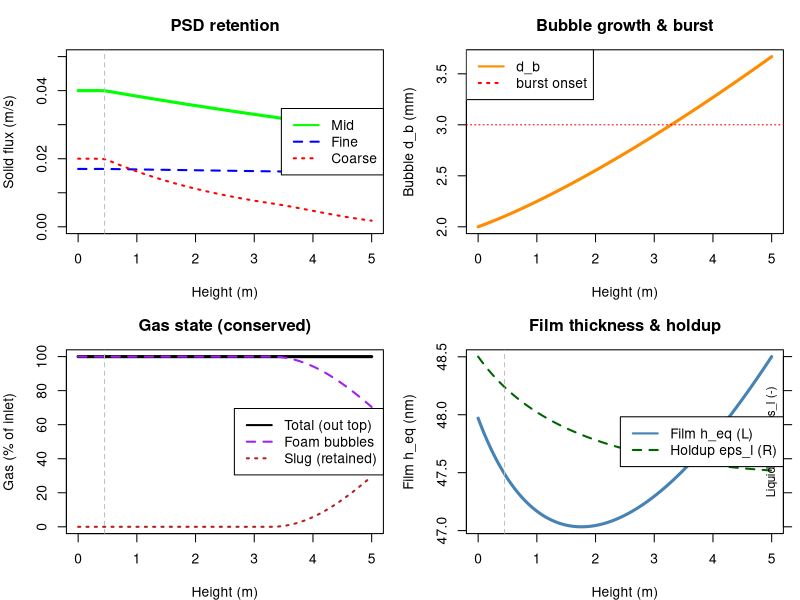

Write R code to recreate this figure.
library(deSolve)

# =====================================================================
# SCRIPT 1: PREFORMED-FOAM WASH COLUMN
#   decant pool (hindered settling) + plug foam + bubble population + gas state
#   + surfactant-driven film elasticity/drainage + T/P thermodynamic state
# =====================================================================
# Preformed, particle-loaded foam (no sparger) enters the base. Two zones split
# at the fixed decant depth H_pool. Properties (mu, rho_foam, d_p, d_b_in,
# d_sep) are passed down from the upstream unit.
#
# NEW in this version:
#  (1) HINDERED SETTLING (Richardson-Zaki) + KRIEGER-DOUGHERTY crowding: the
#      pool Stokes velocity is slowed by holdup, U = U_stokes * (1 - phi)^n_RZ,
#      AND by the local suspension viscosity. As liquid drains, solids
#      concentrate in the Plateau borders (local fraction eps_s/(eps_s+eps_l)),
#      so the effective viscosity mu_eff = mu(T) * (1 - phi_s/phi_smax)^(-2.5 phi_smax)
#      rises and further hinders settling. High local border viscosity is a real
#      retention mechanism, not just holdup.
#  (2) BUBBLE POPULATION: mean bubble size d_b(z) evolves by COALESCENCE
#      (grows, faster in dry/unstable foam) minus BREAKAGE (shear, restores
#      toward the inlet size). Coalescence is now damped by the SURFACTANT-set
#      film elasticity (see steps 1-3 below), not a hand-tuned constant.
#  (3) GAS STATE (no gas generated -- no sparger, no vent). Coalescence and
#      bubble bursting DO happen in the column, but the gas is NOT released
#      here: it stays in the column and is only let out in the DOWNSTREAM
#      open-atmosphere solids-concentration stage ("next up"). So the total
#      gas is CONSERVED and carried out the top -- what changes with height is
#      its STATE, not its amount. Bursting/coalescence convert dispersed foam
#      gas (J_g_foam) into large retained SLUG gas (J_g_slug); the slug gas
#      cannot escape until the next unit. Bursting still coarsens bubbles and
#      still dumps coarse particles (collapse loss tied to the burst rate).
#      Total gas out the top J_g_foam + J_g_slug == gas in the bottom.
#
# SURFACTANT / FILM CHAIN (de-lumps the old scalar film_stability):
#  step 1  Langmuir adsorption of c_surf -> surface excess Gamma; Szyszkowski
#          surface tension sigma(Gamma,T); Gibbs-Marangoni elasticity E_gibbs,
#          rolled off above the CMC by micelle buffering.
#  step 2  film_stability := E_gibbs / E_stab_ref  (normalized ~1 at baseline),
#          so surfactant type/dose -> elasticity -> coalescence & regime.
#  step 3  DRAINAGE is driven by the physical timescale tau_drain(mu(T),
#          surface mobility) toward an equilibrium holdup set by film stability,
#          replacing the hand-set tau_drain / eps_l_dry (now baseline anchors
#          scaled by dimensionless factors that are 1.0 at the baseline state).
#  T/P thermodynamic state: mu_cont(T) (Andrade), sigma(T), rho_gas(P,T) ideal
#          gas. Pressure sets gas density (and, upstream, d_b_in).
#
# States up z: Js_fine, Js_mid, Js_crs [m/s]; C_imp [%]; eps_l [-];
#              d_b [m]; J_g_foam, J_g_slug [m/s]; t_res [s].
# PLACEHOLDER kinetics calibrated to: residence ~1.5-2 h, top solids 3-7%.
# =====================================================================

GRAV <- 9.81

params <- c(
  H_total = 5.0, H_pool = 0.45, U_up = 8.0e-4,

  # --- UPSTREAM-PASSED PROPERTIES ---
  mu_cont = 2.0e-3, rho_liquid = 1050, rho_foam = 575, rho_p = 2500, rho_gas = 1.8,
  d_fine = 1.5e-5, d_mid = 8.0e-5, d_crs = 3.0e-4,
  d_b_in = 2.0e-3, d_sep = 4.5e-5, n_RZ = 4.65, phi_smax = 0.64,

  # --- FEED ---
  eps_l_in = 0.50, eps_s_in = 0.020, eps_g_in = 0.48,
  Js_fine_in = 0.017, Js_mid_in = 0.040, Js_crs_in = 0.020, C_imp_in = 100,

  # --- THERMODYNAMIC STATE (T/P) ---
  T_col = 298.15,         # column temperature [K]
  P_col = 1.5e5,          # column absolute pressure [Pa] (~1.5 bar; open-atmosphere is downstream)
  R_gas = 8.314,          # gas constant [J/mol/K]
  MW_gas = 0.029,         # gas molar mass [kg/mol]
  mu_ref = 2.0e-3,        # continuous-phase viscosity at T_ref [Pa s]
  T_ref = 298.15,         # reference temperature [K]
  E_visc = 1800,          # Andrade viscosity activation temp (B in exp(B/T)) [K]
  sigma_ref = 0.045,      # clean-solvent surface tension at T_ref [N/m]
  dsigma_dT = -1.5e-4,    # surface tension temperature coefficient [N/m/K]

  # --- SURFACTANT (step 1) ---
  c_surf = 5.0,           # bulk surfactant concentration [mol/m^3]
  Gamma_inf = 4.0e-6,     # Langmuir plateau surface excess [mol/m^2]
  K_ads = 2.0,            # Langmuir adsorption constant [m^3/mol]
  cmc = 6.0,              # critical micelle concentration [mol/m^3]
  K_mic = 1.0,            # micelle-buffering coeff above CMC [-]
  mu_surf = 1.0e-6,       # surface (dilational) viscosity [N s/m]
  mu_surf_ref = 1.0e-6,   # reference surface viscosity (mobility=1 at baseline) [N s/m]

  # --- FILM ELASTICITY -> STABILITY (step 2) ---
  E_stab_ref = 0.099,     # Gibbs elasticity that maps to film_stability = 1 [N/m]

  # --- FILM DRAINAGE (physical; step 3) ---
  eps_l_dry = 0.15,       # baseline equilibrium holdup anchor [-]
  tau_drain = 2000,       # baseline drainage timescale anchor [s]
  hold_exp = 0.6,         # sensitivity of equilibrium holdup to film stability [-]
  eps_g_pack = 0.74, blend_wz = 0.03,

  # --- FILM THICKNESS / PLATEAU-BORDER GEOMETRY (wired into drainage/holdup) ---
  A_ham = 1.0e-20,        # Hamaker constant [J]
  lambda_D = 1.0e-8,      # Debye length [m]
  Pi_charge = 1.0e4,      # electrostatic disjoining-pressure scale (x coverage) [Pa]
  c_pb = 0.20,            # Plateau-border radius coeff: r_pb = c_pb*d_b*sqrt(eps_l) [-]
  p_perm = 2.0,           # border-drainage permeability exponent (drainage ~ r_pb^2) [-]
  r_pb_ref = 2.69e-4,     # reference border radius (tau normalizer; baseline foam-zone mean) [m]
  h_eq_ref = 4.195e-8,    # reference equilibrium film thickness (holdup normalizer; baseline) [m]
  q_film = 0.5,           # equilibrium-holdup sensitivity to film thickness [-]

  # --- BUBBLE POPULATION (coalescence - breakage) ---
  K_coal = 1.3e-4,        # coalescence coeff [1/s] (grows d_b)
  K_break = 1.2e-4,       # breakage coeff [1/s] (restores toward d_b_in)
  # --- GAS STATE CHANGE (bursting of over-coarsened bubbles: foam gas -> slug) ---
  d_b_burst = 3.0e-3,     # bubble size above which bursting accelerates [m]
  K_burst = 1.0e-3,       # burst-rate coeff [1/s] (foam->slug conversion, not a vent)

  # --- WASH ---
  wash_ratio = 0.5, k_drainage = 1.8e-3, channel_cv = 0.35, d_b_ref = 2.0e-3,

  # --- PARTICLE LOSS ---
  k_det_fine = 1.2e-5, k_det_mid = 6.0e-5, k_det_crs = 3.0e-4,   # detachment [1/s]
  k_burstloss_fine = 0.05, k_burstloss_mid = 0.30, k_burstloss_crs = 2.0, # burst dumps [-]

  # --- REGIME (film_stability is DERIVED from surfactant; see derive_state_props) ---
  film_stability = 1.0, load_sens = 1.0, plug_crit = 1.0
)

stokes  <- function(dRho, d, mu) dRho * GRAV * d^2 / (18 * mu)
rho_agg <- function(dp, db, rp, rg) (rp*dp^3 + rg*db^3) / (dp^3 + db^3)

# --- THERMODYNAMIC + SURFACTANT DERIVATION (steps 1-3, T/P) ----------------
# Turns raw inputs (T, P, surfactant, surface viscosity) into the effective
# closures the ODE uses. All dimensionless factors are 1.0 at the baseline
# state, so the baseline reproduces the previously calibrated column exactly.
derive_state_props <- function(p) {
  Tk <- p[["T_col"]]

  # T/P thermodynamic state
  mu_T      <- p[["mu_ref"]] * exp(p[["E_visc"]] * (1/Tk - 1/p[["T_ref"]]))   # Andrade
  rho_gas_T <- p[["P_col"]] * p[["MW_gas"]] / (p[["R_gas"]] * Tk)             # ideal gas
  sigma0_T  <- p[["sigma_ref"]] + p[["dsigma_dT"]] * (Tk - p[["T_ref"]])      # clean-solvent sigma(T)

  # step 1: Langmuir adsorption (monomer activity capped at the CMC)
  c_eff  <- min(p[["c_surf"]], p[["cmc"]])
  theta  <- p[["K_ads"]] * c_eff / (1 + p[["K_ads"]] * c_eff)
  theta  <- min(theta, 0.995)                              # keep sigma/E finite
  Gamma  <- p[["Gamma_inf"]] * theta
  sigma  <- sigma0_T + p[["R_gas"]] * Tk * p[["Gamma_inf"]] * log(1 - theta)  # Szyszkowski
  # Gibbs-Marangoni elasticity with micelle buffering above the CMC
  micelle_buffer <- 1 / (1 + p[["K_mic"]] * max(0, p[["c_surf"]] - p[["cmc"]]) / p[["cmc"]])
  E_gibbs <- p[["R_gas"]] * Tk * p[["Gamma_inf"]] * theta / (1 - theta) * micelle_buffer

  # step 2: elasticity -> film_stability (normalized ~1 at baseline)
  film_stab <- E_gibbs / p[["E_stab_ref"]]

  # step 3: drainage. Surface mobility (rigid/high surface viscosity -> slower).
  mobility      <- 0.5 * (1 + p[["mu_surf"]] / p[["mu_surf_ref"]])
  tau_drain_eff <- p[["tau_drain"]] * (mu_T / p[["mu_ref"]]) * mobility        # thicker/rigid -> slower

  # FILM THICKNESS -> EQUILIBRIUM HOLDUP: the foam stops draining where the
  # disjoining pressure the films can support balances the Plateau-border
  # capillary suction. Evaluate that balance at reference border geometry to
  # get the equilibrium film thickness h_eq_dry, and let a thicker equilibrium
  # film (stronger disjoining / lower sigma) hold a wetter foam. Normalized to
  # 1.0 at the baseline state, so the baseline equilibrium holdup is unchanged.
  r_pb_dry  <- p[["c_pb"]] * p[["d_b_in"]] * sqrt(p[["eps_l_dry"]])            # ref border radius
  P_c_dry   <- sigma / r_pb_dry                                               # capillary suction [Pa]
  Pi_e      <- p[["Pi_charge"]] * theta                                       # electrostatic scale [Pa]
  h_eq_dry  <- p[["lambda_D"]] * log(max(Pi_e / P_c_dry, 1 + 1e-9))           # eq film thickness [m]
  film_wet  <- h_eq_dry / p[["h_eq_ref"]]                                     # ~1 at baseline
  eps_l_dry_eff <- min(p[["eps_l_in"]],
                       p[["eps_l_dry"]] * film_stab^p[["hold_exp"]] * film_wet^p[["q_film"]])

  # overrides consumed by the ODE
  p[["mu_cont"]]        <- mu_T
  p[["rho_gas"]]        <- rho_gas_T
  p[["film_stability"]] <- film_stab
  p[["tau_drain"]]      <- tau_drain_eff
  p[["eps_l_dry"]]      <- eps_l_dry_eff

  # derived reporting quantities
  c(p, sigma_film = sigma, E_gibbs = E_gibbs, Gamma_surf = Gamma, theta_cov = theta,
       mu_cont_T = mu_T, mobility = mobility, h_eq_dry = h_eq_dry, film_wet = film_wet)
}

column_model_psd <- function(z, state, parameters) {
  with(as.list(c(state, parameters)), {

    load_rel <- (Js_fine + Js_mid + Js_crs) / (Js_fine_in + Js_mid_in + Js_crs_in)
    eps_s    <- eps_s_in * load_rel
    eps_g    <- 1 - eps_l - eps_s
    U <- U_up
    dt_res <- 1 / U
    foam_frac <- 1 / (1 + exp(-(z - H_pool) / blend_wz))

    # (1) KRIEGER-DOUGHERTY local viscosity: solids concentrated in the drained
    # border liquid raise the effective viscosity that resists settling.
    phi_cond <- eps_s / (eps_s + eps_l)                              # solids fraction in border liquid
    mu_eff   <- mu_cont * (1 - min(phi_cond, 0.999*phi_smax)/phi_smax)^(-2.5*phi_smax)

    # (2) BUBBLE POPULATION: coalescence (dry/unstable -> faster) - breakage
    coal_rate <- K_coal * (eps_g / eps_g_pack) / film_stability     # [1/s]
    dd_b <- (coal_rate * d_b - K_break * (d_b - d_b_in)) / U

    # (3) GAS STATE: bursting when bubbles coarsen past d_b_burst. Gas is NOT
    # vented -- it converts from dispersed foam gas to retained SLUG gas that
    # only escapes in the next (downstream) unit. Total gas is conserved, so
    # the foam-gas loss equals the slug-gas gain.
    burst_rate <- K_burst * max(0, d_b - d_b_burst) / d_b_in         # [1/s]
    burst_flux <- burst_rate * J_g_foam / U
    dJ_g_foam <- -burst_flux                                         # dispersed foam gas
    dJ_g_slug <-  burst_flux                                         # retained slug gas (out the top)

    # FILM THICKNESS / PLATEAU-BORDER GEOMETRY (local, wired into drainage)
    r_pb  <- c_pb * d_b * sqrt(max(eps_l, 1e-4))                     # border radius [m]
    P_cap <- sigma_film / r_pb                                       # capillary suction [Pa]
    h_eq  <- lambda_D * log(max(Pi_charge*theta_cov / P_cap, 1 + 1e-9))  # eq film thickness [m]
    # DRAINAGE: liquid drains through the Plateau-border network, whose
    # permeability scales with r_pb^2 -> wider borders (bigger bubbles / wetter
    # foam) drain FASTER. tau_local = tau_drain * (r_pb_ref/r_pb)^p_perm.
    tau_local <- tau_drain * (r_pb_ref / r_pb)^p_perm
    deps_l <- -(eps_l - eps_l_dry) / tau_local / U

    # (1) POOL decant with HINDERED settling (Richardson-Zaki) + KD viscosity
    phi <- 1 - eps_g                                                 # condensed holdup
    U_settle_sep <- stokes(rho_liquid - rho_foam, d_sep, mu_eff) * (1 - phi)^n_RZ
    dCimp_pool <- -(U_settle_sep / H_pool) * C_imp

    # POOL particle settling (aggregate; uses current d_b and crowded mu_eff)
    settle_loss <- function(dp) {
      d_agg <- (dp^3 + d_b^3)^(1/3)
      Uset  <- stokes(rho_agg(dp, d_b, rho_p, rho_gas) - rho_liquid, d_agg, mu_eff) * (1 - phi)^n_RZ
      max(0, Uset) / H_pool
    }
    sl_fine <- settle_loss(d_fine); sl_mid <- settle_loss(d_mid); sl_crs <- settle_loss(d_crs)

    # FOAM particle loss: detachment + BURST-driven collapse (dumps coarse)
    lf_fine <- k_det_fine + k_burstloss_fine * burst_rate
    lf_mid  <- k_det_mid  + k_burstloss_mid  * burst_rate
    lf_crs  <- k_det_crs  + k_burstloss_crs  * burst_rate

    dJs_fine <- -Js_fine * ((1-foam_frac)*sl_fine + foam_frac*lf_fine) / U
    dJs_mid  <- -Js_mid  * ((1-foam_frac)*sl_mid  + foam_frac*lf_mid ) / U
    dJs_crs  <- -Js_crs  * ((1-foam_frac)*sl_crs  + foam_frac*lf_crs ) / U

    # FOAM washing (channeling scales with current bubble size)
    flow_cv         <- 4 * channel_cv * (d_b / d_b_ref)
    Wash_Efficiency <- 1 / (1 + flow_cv^2)
    dCimp_foam <- -k_drainage * Wash_Efficiency * (wash_ratio/(wash_ratio+1)) * C_imp
    dCimp <- ((1-foam_frac)*dCimp_pool + foam_frac*dCimp_foam) / U

    list(c(dJs_fine, dJs_mid, dJs_crs, dCimp, deps_l, dd_b, dJ_g_foam, dJ_g_slug, dt_res),
         h_eq = h_eq, r_pb = r_pb, tau_local = tau_local)
  })
}

# --- helpers ---------------------------------------------------------------
regime_of <- function(z, load_rel, p) {
  if (z < p[["H_pool"]]) return("pool")
  idx <- p[["film_stability"]] / (p[["load_sens"]] * load_rel)
  if (idx >= p[["plug_crit"]]) "plug" else "snowglobe"
}
solve_column <- function(p) {
  s0 <- c(Js_fine=p[["Js_fine_in"]], Js_mid=p[["Js_mid_in"]], Js_crs=p[["Js_crs_in"]],
          C_imp=p[["C_imp_in"]], eps_l=p[["eps_l_in"]], d_b=p[["d_b_in"]],
          J_g_foam=p[["eps_g_in"]]*p[["U_up"]], J_g_slug=0, t_res=0)
  z <- seq(0, p[["H_total"]], by = 0.02)
  out <- as.data.frame(ode(s0, z, column_model_psd, p)); names(out)[1] <- "z"
  lr <- (out$Js_fine+out$Js_mid+out$Js_crs)/(p[["Js_fine_in"]]+p[["Js_mid_in"]]+p[["Js_crs_in"]])
  out$J_g_total <- out$J_g_foam + out$J_g_slug     # conserved: carried out the top
  out$eps_s <- p[["eps_s_in"]]*lr
  out$eps_g <- 1 - out$eps_l - out$eps_s
  out$solids_pct <- 100*out$eps_s/(out$eps_s+out$eps_l)
  out$regime <- vapply(seq_len(nrow(out)), function(i) regime_of(out$z[i], lr[i], p), character(1))
  out
}

# --- solve + report --------------------------------------------------------
dpar    <- derive_state_props(params)     # T/P + surfactant -> effective closures
out_psd <- solve_column(dpar)
t_pool <- approx(out_psd$z, out_psd$t_res, dpar[["H_pool"]])$y
t_tot  <- out_psd$t_res[nrow(out_psd)]
Jg_in  <- dpar[["eps_g_in"]]*dpar[["U_up"]]; Jg_out <- out_psd$J_g_total[nrow(out_psd)]
top <- out_psd[nrow(out_psd),]; ini <- out_psd[1,]

cat(sprintf("Thermo: T %.1f K, P %.2f bar | mu(T) %.2f mPa.s, rho_gas %.2f kg/m3, sigma %.1f mN/m\n",
            dpar[["T_col"]], dpar[["P_col"]]/1e5, dpar[["mu_cont"]]*1e3, dpar[["rho_gas"]], dpar[["sigma_film"]]*1e3))
cat(sprintf("Surfactant: c %.1f mol/m3 (CMC %.1f) -> coverage %.2f, Gibbs E %.0f mN/m -> film_stability %.2f\n",
            dpar[["c_surf"]], dpar[["cmc"]], dpar[["theta_cov"]], dpar[["E_gibbs"]]*1e3, dpar[["film_stability"]]))

# Film thickness / Plateau-border geometry (wired into drainage + holdup)
cat(sprintf("Film: eq. thickness h %.0f nm (sets holdup, wet-factor %.2f) | border r_pb %.0f->%.0f um up z\n",
            dpar[["h_eq_dry"]]*1e9, dpar[["film_wet"]], ini$r_pb*1e6, top$r_pb*1e6))
cat(sprintf("      drainage tau %.0f->%.0f s up z (wider borders drain faster) | eq. holdup %.3f\n",
            ini$tau_local, top$tau_local, dpar[["eps_l_dry"]]))

cat(sprintf("Bubble size d_b: inlet %.2f mm -> top %.2f mm (coalescence)\n",
            dpar[["d_b_in"]]*1e3, top$d_b*1e3))
cat(sprintf("GAS balance (conserved, no vent): in %.2e -> out %.2e m/s => carried out top %.0f%%\n",
            Jg_in, Jg_out, 100*Jg_out/Jg_in))
cat(sprintf("  gas state at top: foam bubbles %.0f%% + retained slug %.0f%% (slug released next unit up)\n",
            100*top$J_g_foam/Jg_in, 100*top$J_g_slug/Jg_in))
cat(sprintf("Residence: pool %.2f h + foam %.2f h = %.2f h\n",
            t_pool/3600, (t_tot-t_pool)/3600, t_tot/3600))
cat(sprintf("Solids: inlet %.1f%% -> top %.1f%% | plug %.0f%%\n",
            ini$solids_pct, top$solids_pct, 100*mean(out_psd$regime=="plug")))
cat(sprintf("Retention: fine=%.0f%% mid=%.0f%% coarse=%.0f%% | impurity %.0f->%.1f%%\n",
            100*top$Js_fine/ini$Js_fine, 100*top$Js_mid/ini$Js_mid,
            100*top$Js_crs/ini$Js_crs, ini$C_imp, top$C_imp))

# =====================================================================
# PLOTS
# =====================================================================
par(mfrow = c(2, 2), mar = c(4, 4, 3, 1))
plot(out_psd$z, out_psd$Js_mid, type="l", col="green", lwd=3, ylim=c(0,0.05),
     ylab="Solid flux (m/s)", xlab="Height (m)", main="PSD retention")
lines(out_psd$z, out_psd$Js_fine, col="blue", lwd=2, lty=2)
lines(out_psd$z, out_psd$Js_crs,  col="red",  lwd=2, lty=3)
abline(v=dpar[["H_pool"]], col="gray", lty=2)
legend("right", legend=c("Mid","Fine","Coarse"), col=c("green","blue","red"), lty=c(1,2,3), lwd=2)

plot(out_psd$z, out_psd$d_b*1e3, type="l", col="darkorange", lwd=3,
     ylab="Bubble d_b (mm)", xlab="Height (m)", main="Bubble growth & burst")
abline(h=dpar[["d_b_burst"]]*1e3, col="red", lty=3)
legend("topleft", legend=c("d_b","burst onset"), col=c("darkorange","red"), lty=c(1,3), lwd=2)

plot(out_psd$z, out_psd$J_g_total/Jg_in*100, type="l", col="black", lwd=3, ylim=c(0,100),
     ylab="Gas (% of inlet)", xlab="Height (m)", main="Gas state (conserved)")
lines(out_psd$z, out_psd$J_g_foam/Jg_in*100, col="purple",    lwd=2, lty=2)
lines(out_psd$z, out_psd$J_g_slug/Jg_in*100, col="firebrick", lwd=2, lty=3)
abline(v=dpar[["H_pool"]], col="gray", lty=2)
legend("right", legend=c("Total (out top)","Foam bubbles","Slug (retained)"),
       col=c("black","purple","firebrick"), lty=c(1,2,3), lwd=2)

# Film thickness (wired into drainage/holdup) + liquid holdup
plot(out_psd$z, out_psd$h_eq*1e9, type="l", col="steelblue", lwd=3,
     ylab="Film h_eq (nm)", xlab="Height (m)", main="Film thickness & holdup")
par(new=TRUE)
plot(out_psd$z, out_psd$eps_l, type="l", col="darkgreen", lwd=2, lty=2,
     axes=FALSE, xlab="", ylab="", ylim=c(0, max(out_psd$eps_l)))
axis(4); mtext("Liquid holdup eps_l (-)", side=4, line=-1.3, cex=0.7)
abline(v=dpar[["H_pool"]], col="gray", lty=2)
legend("right", legend=c("Film h_eq (L)","Holdup eps_l (R)"),
       col=c("steelblue","darkgreen"), lty=c(1,2), lwd=2)
